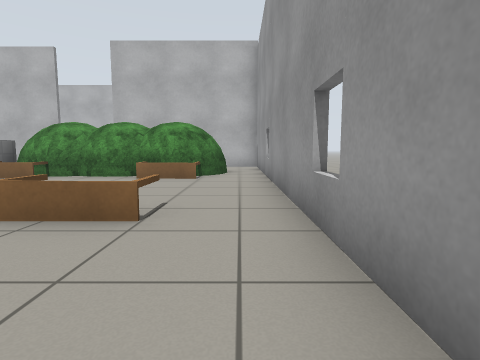
View 1 (above)

16 first-person views from a walk through a world built for the Gazebo simulator. The camera is 0.72 m above the floor, tilts 6° down and sees 80° across. The floor is counted in squares, 1 m on a side. Each view is taken from the middle of a square. On the plan, view 1 faces up. The plan holds only what a view shows up to about 10 squares ahead; the rest is blank. Gazebo's built-in surfaces are drawn with simple patterns. Some stock models are drawn as simple stand-ins.

View 2
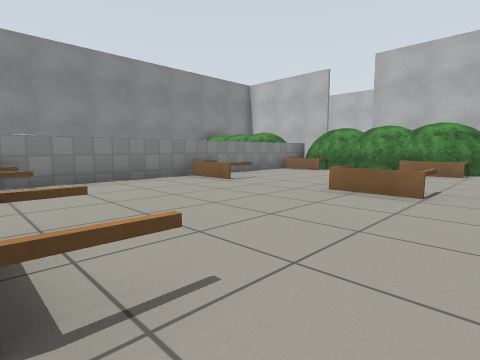

View 3
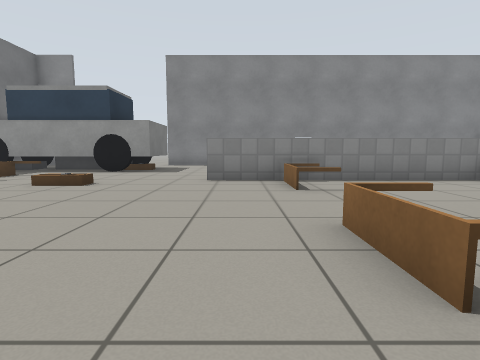

View 4
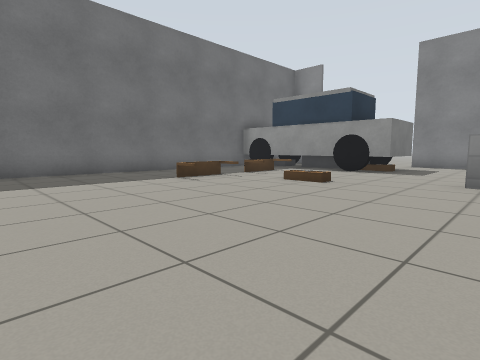

View 5
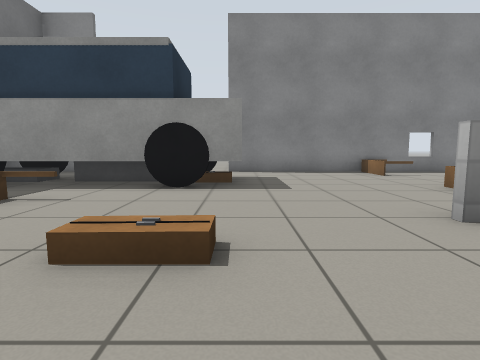

View 6
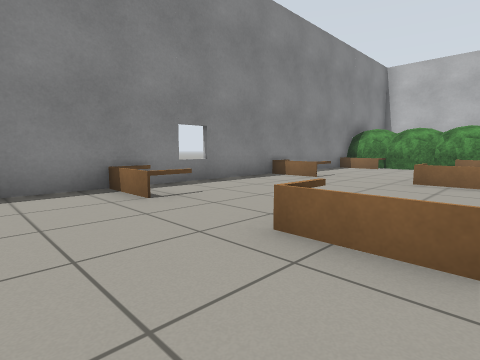

View 7
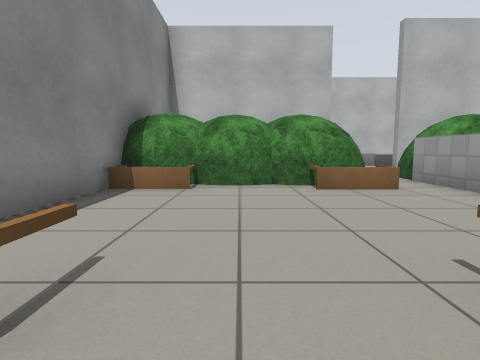

View 8
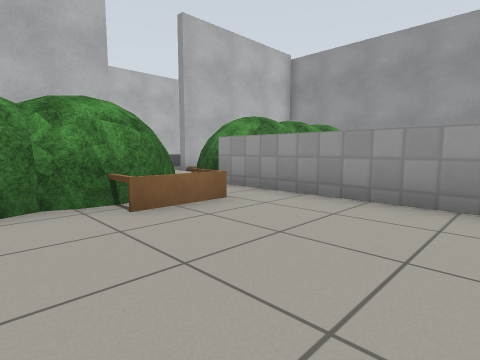

View 9
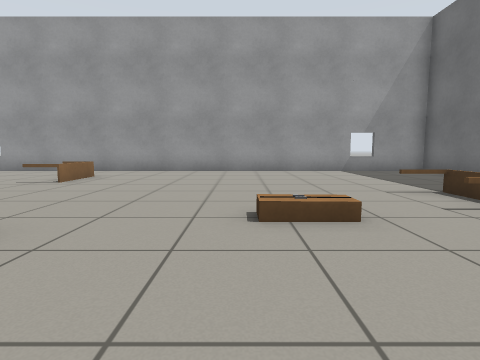

View 10
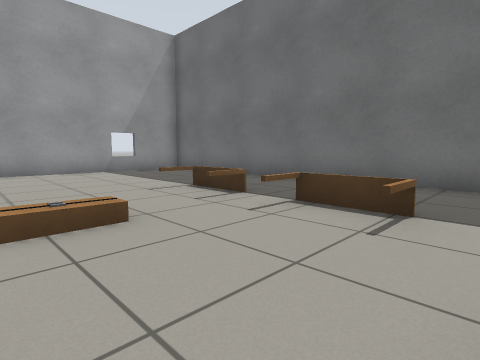

View 11
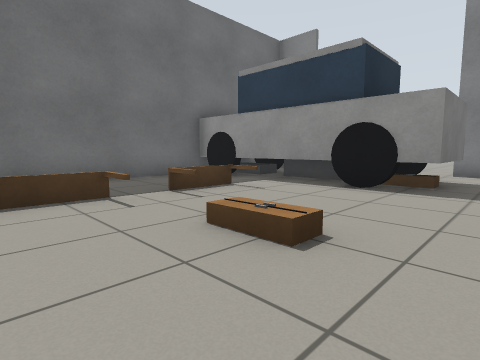

View 12
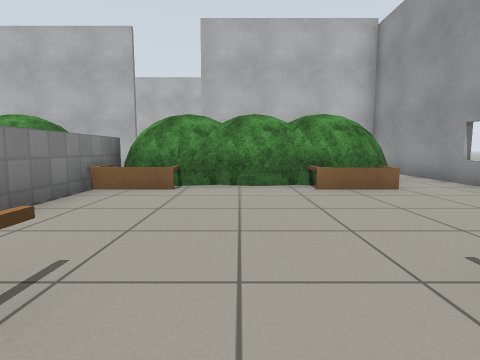

View 13
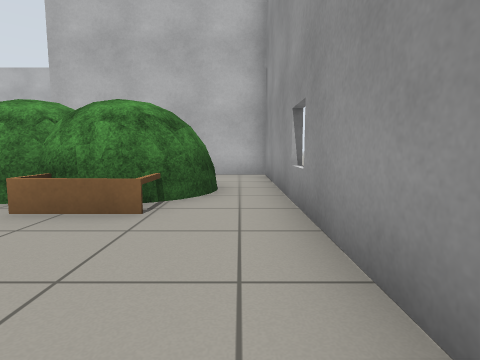

View 14
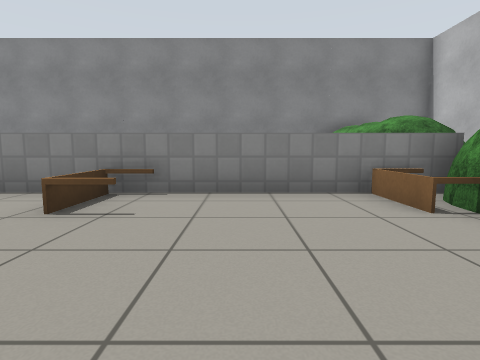

View 15
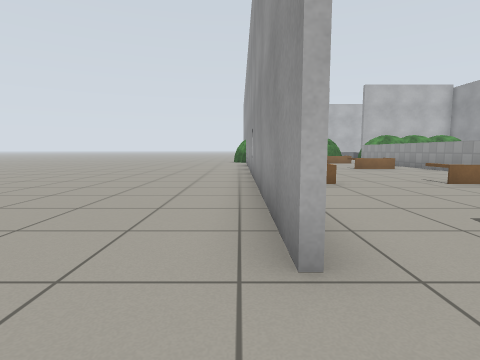

View 16
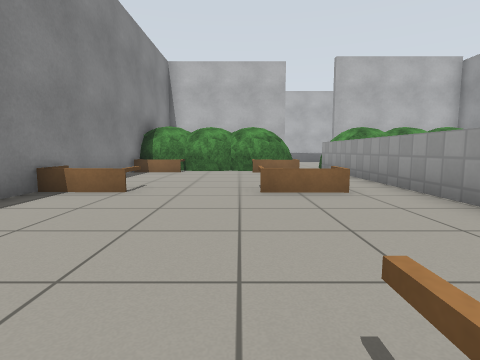

### Floor plan
Key: @ floor where view 1 was taken; # wall or solid block; . floor; = window, fence, low wall or low ledge; T tree; A table; M ambulance; C cabinet.
Columns run from 16 left of view 1 to 1 right of it. Each row starts with its distance up from view 1.
 13     ###    #   ###
 12            #  ##.#
 11                 .#
 10   T    TTTT     .#
  9   TTTTTTTTTTTTTT.#
  8    AATATA#TTTATA.#
  7   #A...A.#A...A..#
  6   #......=.......#
  5   #......=.......#
  4   #......#.......#
  3   #AA..AA#AA..AA.#
  2 ..#......=.......#
  1 ..#......=.......#
  0 ..=......=......@#
 -1 ..#.A...A#.A.A...#
 -2 ..#AA..AA#AA..AA.#
 -3 ..#......=.......#
 -4 ..#......=.......#
 -5 ..#..............#
 -6 ..#.MMM...C......#
 -7 ....MMM...C......#
 -8   .   M..........#
 -9       M.AAAAA....#
-10       M..........=
-11     M M..........#
-12    ## M###########

Positions as (right, up) in squares from view 1, and headings:
1: (0, 0), facing up
2: (0, -2), facing up-left
3: (0, -3), facing left
4: (0, -3), facing down-left
5: (-4, -6), facing left
6: (-8, -4), facing up-left
7: (-11, 2), facing up
8: (-11, 4), facing up-right
9: (-9, -6), facing right
10: (-9, -6), facing down-right
11: (-4, -5), facing down-left
12: (-4, 2), facing up
13: (0, 4), facing up
14: (-2, 5), facing left
15: (-14, -8), facing up
16: (-10, -2), facing up
